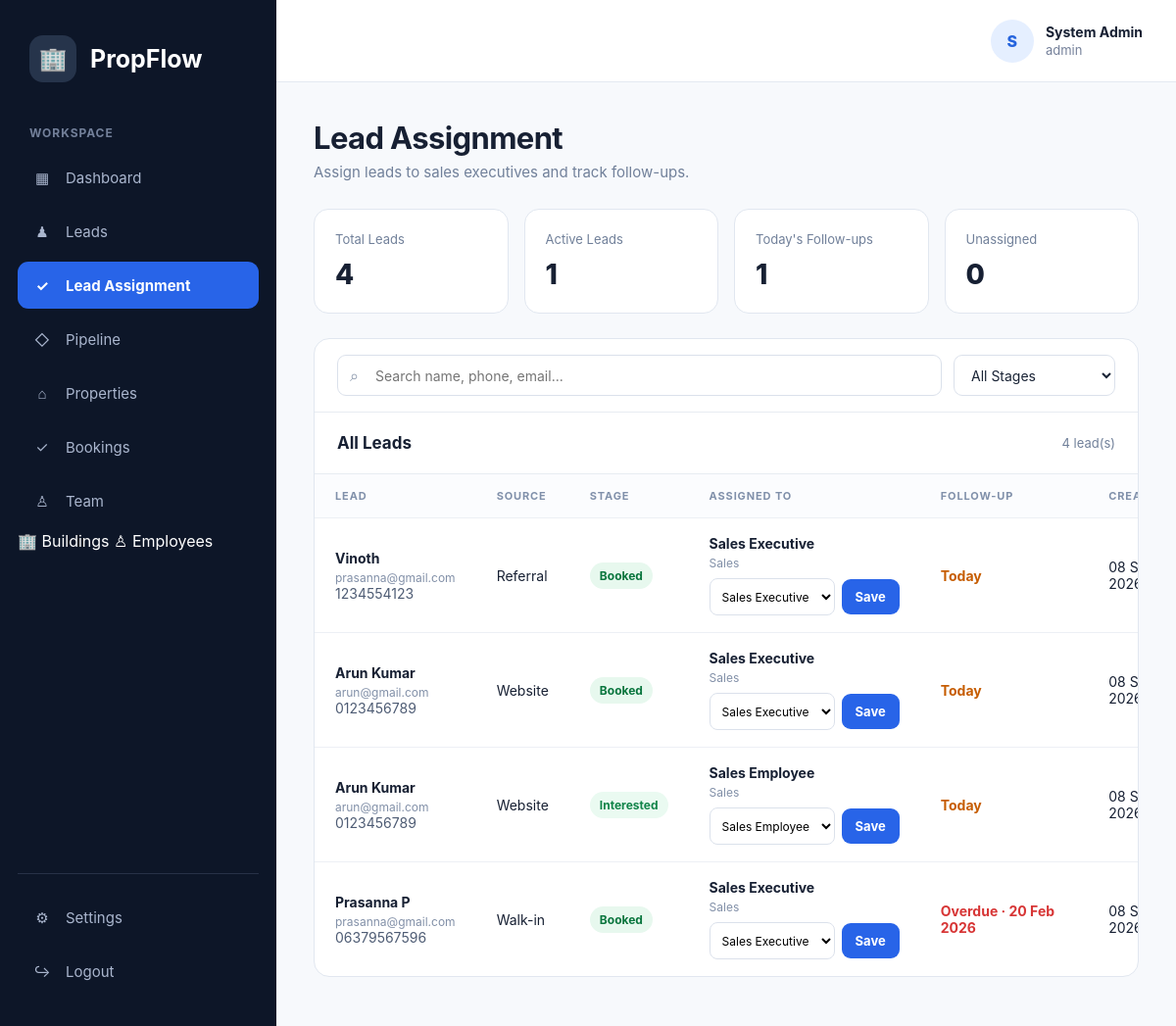
The app's page /admin/my-leads.php (signed in) with its own data.
### tables this page shows
CREATE TABLE `leads` (
  `id` int(10) UNSIGNED NOT NULL,
  `name` varchar(150) NOT NULL,
  `phone` varchar(30) NOT NULL,
  `email` varchar(150) DEFAULT NULL,
  `source` varchar(100) DEFAULT NULL,
  `stage` enum('New','Contacted','Site Visit','Interested','Negotiation','Booked','Lost') NOT NULL DEFAULT 'New',
  `assigned_to` int(10) UNSIGNED DEFAULT NULL,
  `follow_up_date` date DEFAULT NULL,
  `notes` text DEFAULT NULL,
  `created_at` timestamp NOT NULL DEFAULT current_timestamp(),
  `updated_at` timestamp NOT NULL DEFAULT current_timestamp() ON UPDATE current_timestamp()
);

CREATE TABLE `users` (
  `id` int(10) UNSIGNED NOT NULL,
  `name` varchar(100) NOT NULL,
  `email` varchar(150) NOT NULL,
  `password` varchar(255) NOT NULL,
  `role` enum('admin','sales') NOT NULL DEFAULT 'sales',
  `status` enum('active','inactive') NOT NULL DEFAULT 'active',
  `created_at` timestamp NOT NULL DEFAULT current_timestamp(),
  `updated_at` timestamp NOT NULL DEFAULT current_timestamp() ON UPDATE current_timestamp()
);

### admin/my-leads.php (the view, shortened to what the rows shown need)
<?php
require_once "../includes/auth.php";
$user = currentUser();
function e($value)
{
    return htmlspecialchars((string)$value, ENT_QUOTES, 'UTF-8');
}
$isAdmin = strtolower($user['role'] ?? '') === 'admin';
$salesStmt = $pdo->query(" SELECT
        id,
        name,
        email
    FROM users
    WHERE role = 'sales'
      AND status = 'active'
    ORDER BY name ASC
");
$salesEmployees = $salesStmt->fetchAll(PDO::FETCH_ASSOC);
$leadSql = " SELECT
        l.id,
        l.name,
        l.phone,
        l.email,
        l.source,
        l.stage,
        l.assigned_to,
        l.follow_up_date,
        l.notes,
        l.created_at,
        u.name AS assigned_name,
        u.email AS assigned_email
    FROM leads l
    LEFT JOIN users u
        ON u.id = l.assigned_to
";
$leadParams = [];
$leadSql .= " ORDER BY
        CASE
            WHEN l.follow_up_date IS NOT NULL
             AND l.follow_up_date < CURDATE()
             AND l.stage NOT IN ('Booked', 'Lost')
            THEN 0
            WHEN l.follow_up_date = CURDATE()
            THEN 1
            ELSE 2
        END,
        l.created_at DESC
";
$leadStmt = $pdo->prepare($leadSql);
$leadStmt->execute($leadParams);
$leads = $leadStmt->fetchAll(PDO::FETCH_ASSOC);
?>
<!DOCTYPE html>
<html lang="en">
<head>
</head>
<body>
<main class="main">
    <div class="page-head">
        <div>
            <h1 class="page-title">
                <?= $isAdmin
                    ? 'Lead Assignment'
                    : 'My Leads'
                ?>
            </h1>
        </div>
    </div>
    <section class="card">
        <div class="card-head">
            <h2 class="card-title">
                <?= $isAdmin
                    ? 'All Leads'
                    : 'Assigned Leads'
                ?>
            </h2>
        </div>
        <?php if (empty($leads)): ?>
            <div class="empty">
                <div class="empty-icon">
                    👥
                </div>
                <div class="empty-title">
                    <?= $isAdmin
                        ? 'No leads found'
                        : 'No leads assigned yet'
                    ?>
                </div>
                <div>
                    <?= $isAdmin
                        ? 'Create leads from the Leads module.'
                        : 'Your administrator will assign leads to you.'
                    ?>
                </div>
            </div>
        <?php else: ?>
            <div class="table-wrap">
                <table>
                    <thead>
                        <tr>
                            <th>
                                Lead
                            </th>
                            <th>
                                Source
                            </th>
                            <th>
                                Stage
                            </th>
                            <?php if ($isAdmin): ?>
                                <th>
                                    Assigned To
                                </th>
                            <?php endif; ?>
                            <th>
                                Follow-up
                            </th>
                            <th>
                                Created
                            </th>
                        </tr>
                    </thead>
                    <tbody>
                    <?php foreach ($leads as $lead): ?>
                        <?php
                        $stage = $lead['stage'] ?? 'New';
                        $stageClass = match ($stage) {
                            'Contacted'
                                => 'stage-contacted',
                            'Site Visit'
                                => 'stage-site',
                            'Interested'
                                => 'stage-interested',
                            'Negotiation'
                                => 'stage-negotiation',
                            'Booked'
                                => 'stage-booked',
                            'Lost'
                                => 'stage-lost',
                            default
                                => 'stage-new'
                        };
                        $searchText = strtolower(
                            ($lead['name'] ?? '') . ' ' .
                            ($lead['phone'] ?? '') . ' ' .
                            ($lead['email'] ?? '') . ' ' .
                            ($lead['source'] ?? '') . ' ' .
                            ($lead['assigned_name'] ?? '')
                        );
                        $followClass = 'followup-normal';
                        $followLabel = '—';
                        if (!empty($lead['follow_up_date'])) {
                            $followDate = $lead['follow_up_date'];
                            if ($followDate < date('Y-m-d')) {
                                $followClass =
                                    'followup-overdue';
                                $followLabel =
                                    'Overdue · ' .
                                    date(
                                        'd M Y',
                                        strtotime($followDate)
                                    );
                            } elseif ($followDate === date('Y-m-d')) {
                                $followClass =
                                    'followup-today';
                                $followLabel =
                                    'Today';
                            } else {
                                $followLabel =
                                    date(
                                        'd M Y',
                                        strtotime($followDate)
                                    );
                            }
                        }
                        ?>
                        <tr
                            class="lead-row"
                            data-search="<?= e($searchText) ?>"
                            data-stage="<?= e($stage) ?>"
                        >
                            <td>
                                <div class="primary-text">
                                    <?= e($lead['name']) ?>
                                </div>
                                <div class="secondary-text">
                                    <?= e($lead['email'] ?: 'No email') ?>
                                </div>
                                <div class="phone">
                                    <?= e($lead['phone']) ?>
                                </div>
                            </td>
                            <td>
                                <?= e($lead['source'] ?: 'Direct') ?>
                            </td>
                            <td>
                                <span class="
                                    badge
                                    <?= e($stageClass) ?>
                                ">
                                    <?= e($stage) ?>
                                </span>
                            </td>
                            <?php if ($isAdmin): ?>
                                <td>
                                    <?php if (
                                        !empty($lead['assigned_to']) &&
                                        !empty($lead['assigned_name'])
                                    ): ?>
                                        <div class="primary-text">
                                            <?= e($lead['assigned_name']) ?>
                                        </div>
                                        <div class="secondary-text">
                                            Sales
                                        </div>
                                    <?php endif; ?>
                                    <form
                                        method="POST"
                                        class="assign-form"
                                        style="margin-top:8px;"
                                    >
                                        <select
                                            name="assigned_to"
                                            class="assign-select"
                                            required
                                        >
                                            <?php foreach (
                                                $salesEmployees
                                                as $sales
                                            ): ?>
                                                <option
                                                    value="<?= e($sales['id']) ?>"
                                                    <?= (int)$lead['assigned_to'] ===
                                                        (int)$sales['id']
                                                        ? 'selected'
                                                        : ''
                                                    ?>
                                                >
                                                    <?= e($sales['name']) ?>
                                                </option>
                                            <?php endforeach; ?>
                                        </select>
                                        <button
                                            type="submit"
                                            class="btn btn-primary"
                                        >
                                            Save
                                        </button>
                                    </form>
                                </td>
                            <?php endif; ?>
                            <td>
                                <div class="<?= e($followClass) ?>">
                                    <?= e($followLabel) ?>
                                </div>
                            </td>
                            <td>
                                <?= e(
                                    date(
                                        'd M Y',
                                        strtotime(
                                            $lead['created_at']
                                        )
                                    )
                                ) ?>
                            </td>
                        </tr>
                    <?php endforeach; ?>
                    </tbody>
                </table>
            </div>
        <?php endif; ?>
    </section>
</main>
</body>
</html>

### records on screen
leads: name "Vinoth", email "prasanna@gmail.com", phone "1234554123", source "Referral", stage "Booked", assigned_to.name "Sales Executive", assigned_to "Sales Executive", follow_up_date "Today", created_at "08…"
leads: name "Arun Kumar", email "arun@gmail.com", phone "0123456789", source "Website", stage "Booked", assigned_to.name "Sales Executive", assigned_to "Sales Executive", follow_up_date "Today", created_at "08…"
leads: name "Arun Kumar", email "arun@gmail.com", phone "0123456789", source "Website", stage "Interested", assigned_to.name "Sales Employee", assigned_to "Sales Employee", follow_up_date "Today", created_at "08…"
leads: name "Prasanna P", email "prasanna@gmail.com", phone "06379567596", source "Walk-in", stage "Booked", assigned_to.name "Sales Executive", assigned_to "Sales Executive", follow_up_date "Overdue · 20 Feb 2026", created_at "08…"

### other values on screen
$user['name'] "System Admin"
$user['role'] "admin"
$totalLeads "4"
$activeLeads "1"
$followUps "1"
$unassigned "0"
count($leads) "4"
